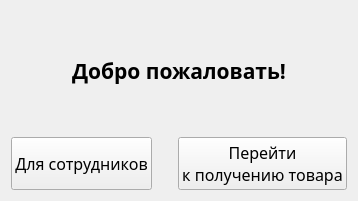
      <widget class="QWidget" name="mainPage">
       <property name="sizePolicy">
        <sizepolicy hsizetype="Preferred" vsizetype="Preferred">
         <horstretch>0</horstretch>
         <verstretch>0</verstretch>
        </sizepolicy>
       </property>
       <property name="layoutDirection">
        <enum>Qt::LeftToRight</enum>
       </property>
       <layout class="QVBoxLayout" name="verticalLayout_2">
        <item>
         <spacer name="verticalSpacer_2">
          <property name="orientation">
           <enum>Qt::Vertical</enum>
          </property>
          <property name="sizeType">
           <enum>QSizePolicy::Expanding</enum>
          </property>
          <property name="sizeHint" stdset="0">
           <size>
            <width>20</width>
            <height>40</height>
           </size>
          </property>
         </spacer>
        </item>
        <item>
         <layout class="QHBoxLayout" name="horizontalLayout_13">
          <item>
           <spacer name="verticalSpacer_9">
            <property name="orientation">
             <enum>Qt::Vertical</enum>
            </property>
            <property name="sizeHint" stdset="0">
             <size>
              <width>20</width>
              <height>40</height>
             </size>
            </property>
           </spacer>
          </item>
          <item>
           <widget class="QLabel" name="greetingsLabel">
            <property name="font">
             <font>
              <family>Roboto Mono</family>
              <pointsize>16</pointsize>
              <weight>75</weight>
              <bold>true</bold>
             </font>
            </property>
            <property name="text">
             <string>Добро пожаловать!</string>
            </property>
            <property name="alignment">
             <set>Qt::AlignCenter</set>
            </property>
           </widget>
          </item>
          <item>
           <spacer name="verticalSpacer_25">
            <property name="orientation">
             <enum>Qt::Vertical</enum>
            </property>
            <property name="sizeHint" stdset="0">
             <size>
              <width>20</width>
              <height>40</height>
             </size>
            </property>
           </spacer>
          </item>
         </layout>
        </item>
        <item>
         <spacer name="verticalSpacer">
          <property name="orientation">
           <enum>Qt::Vertical</enum>
          </property>
          <property name="sizeType">
           <enum>QSizePolicy::Expanding</enum>
          </property>
          <property name="sizeHint" stdset="0">
           <size>
            <width>20</width>
            <height>40</height>
           </size>
          </property>
         </spacer>
        </item>
        <item>
         <layout class="QHBoxLayout" name="horizontalLayout_2">
          <item>
           <widget class="QPushButton" name="staffButton">
            <property name="sizePolicy">
             <sizepolicy hsizetype="Preferred" vsizetype="Preferred">
              <horstretch>0</horstretch>
              <verstretch>0</verstretch>
             </sizepolicy>
            </property>
            <property name="font">
             <font>
              <family>Roboto Mono</family>
              <pointsize>12</pointsize>
             </font>
            </property>
            <property name="text">
             <string>Для сотрудников</string>
            </property>
           </widget>
          </item>
          <item>
           <spacer name="horizontalSpacer">
            <property name="orientation">
             <enum>Qt::Vertical</enum>
            </property>
            <property name="sizeType">
             <enum>QSizePolicy::Expanding</enum>
            </property>
            <property name="sizeHint" stdset="0">
             <size>
              <width>20</width>
              <height>40</height>
             </size>
            </property>
           </spacer>
          </item>
          <item>
           <widget class="QPushButton" name="userButton">
            <property name="sizePolicy">
             <sizepolicy hsizetype="Preferred" vsizetype="Preferred">
              <horstretch>0</horstretch>
              <verstretch>0</verstretch>
             </sizepolicy>
            </property>
            <property name="font">
             <font>
              <family>Roboto Mono</family>
              <pointsize>12</pointsize>
             </font>
            </property>
            <property name="text">
             <string>Перейти
к получению товара</string>
            </property>
           </widget>
          </item>
         </layout>
        </item>
       </layout>
      </widget>
